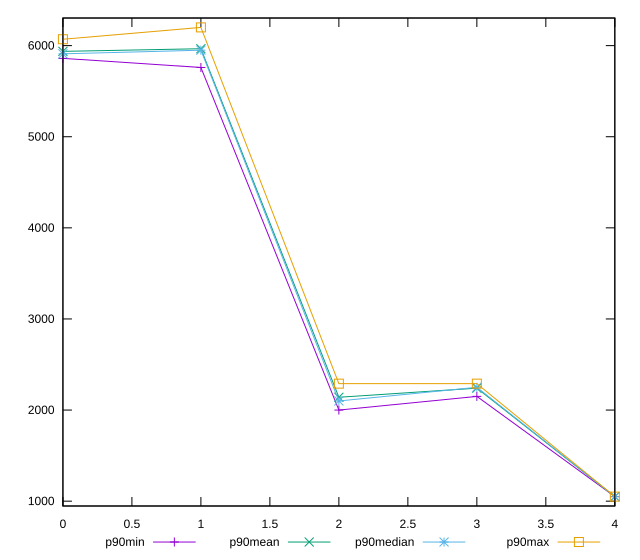

Generate this figure with gnuplot:
reset

$p90Min <<EOF
0 5860
1 5760
2 2000
3 2150
4 1050
EOF

$p90Mean <<EOF
0 5936.808510638298
1 5965.95744680851
2 2140.6382978723404
3 2240.744680851064
4 1050
EOF

$p90Median <<EOF
0 5910
1 5950
2 2100
3 2250
4 1050
EOF

$p90Max <<EOF
0 6070
1 6200
2 2290
3 2290
4 1050
EOF

set key outside below
set xrange [0:4]
set yrange [947:6303]
set trange [947:6303]
set terminal svg size 640, 560 enhanced background rgb 'white'
set output "report_00018_2021-02-10T15-25-16.877Z/unused-javascript/progression/value.svg"

plot $p90Min title "p90min" with linespoints, \
     $p90Mean title "p90mean" with linespoints, \
     $p90Median title "p90median" with linespoints, \
     $p90Max title "p90max" with linespoints

reset
